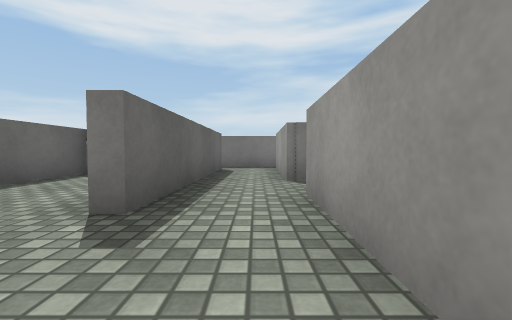
[1] (above)

24 first-person views from a walk through a Unity game level. The camera is 0.51 m above the floor, tilts 2° down and sees 90° across. The floor is counted in squares, 1 m on a side. Each view is taken from the middle of a square. On the plan, view 1 faces up. The plan holds only what a view shows up to about 9 squares ahead; the rest is blank. The player is left out. Surface patterns are stand-ins for the level's own textures.

[2]
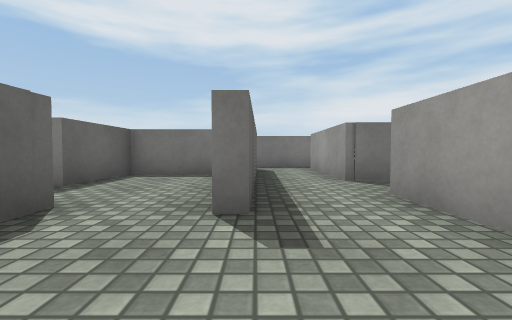

[3]
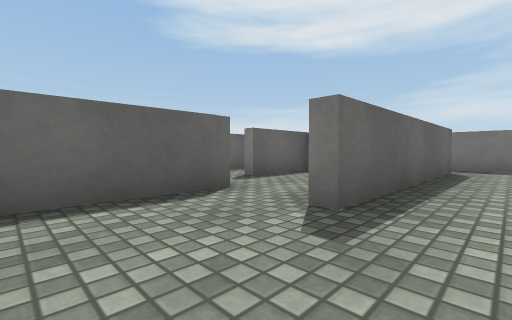

[4]
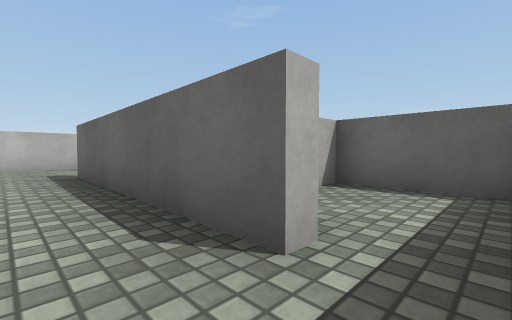

[5]
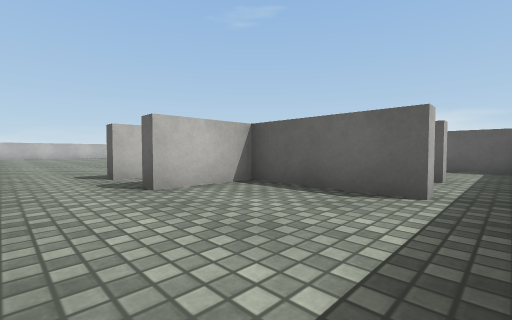

[6]
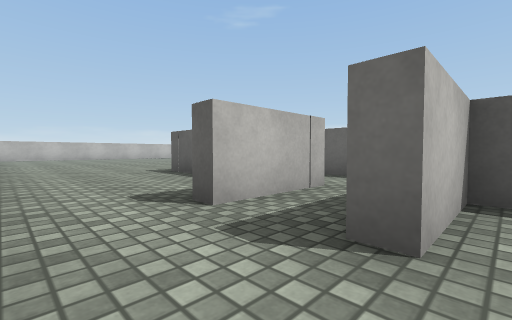

[7]
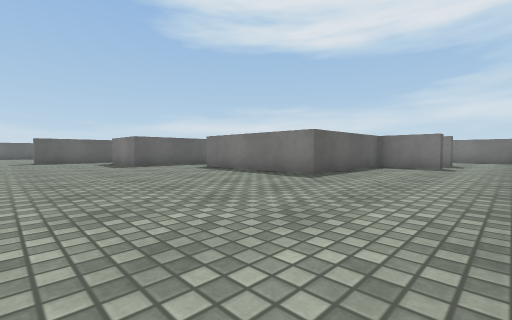

[8]
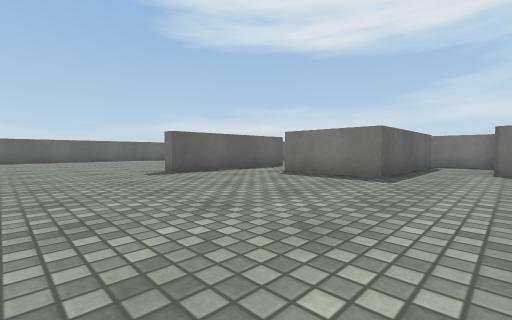

[9]
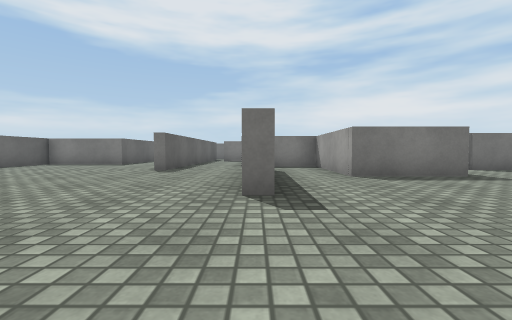

[10]
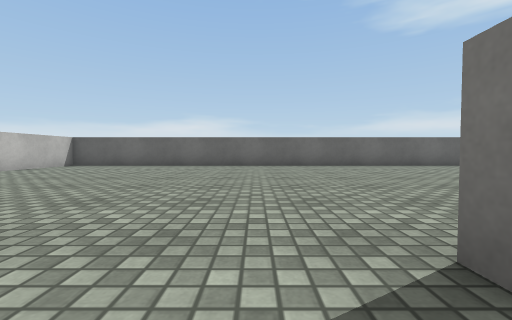

[11]
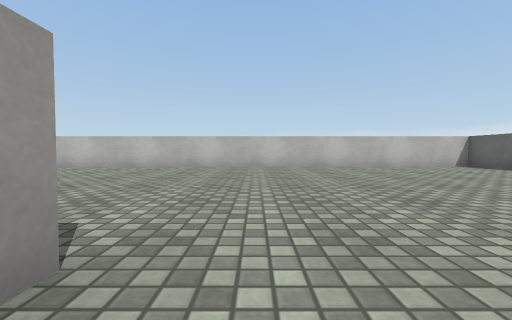

[12]
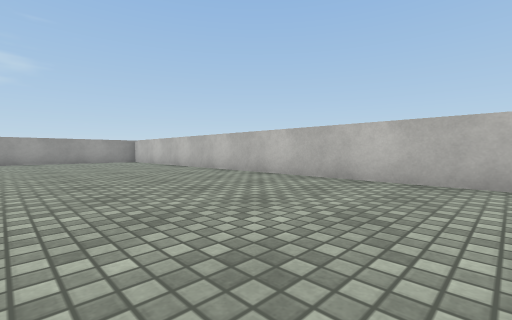

[13]
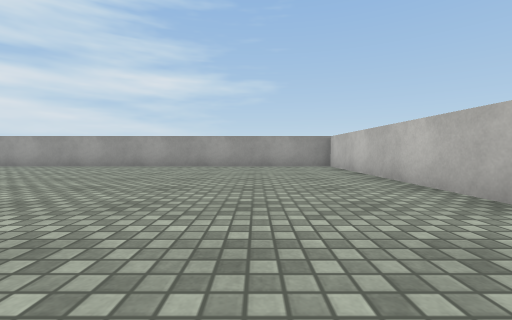

[14]
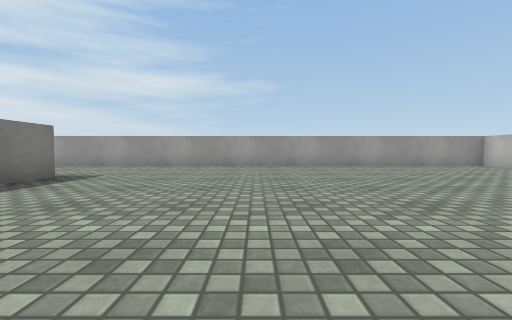

[15]
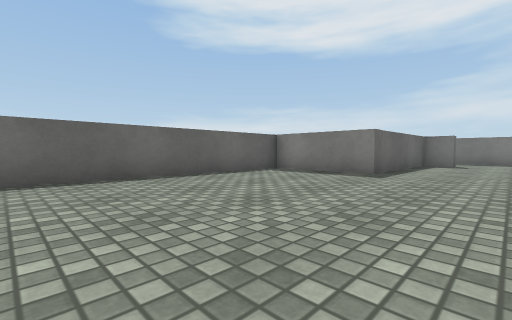

[16]
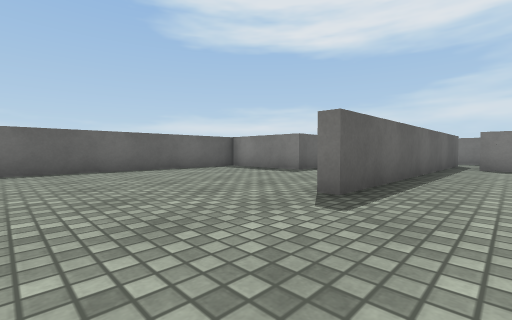

[17]
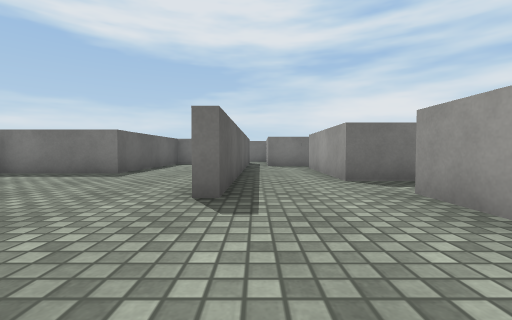

[18]
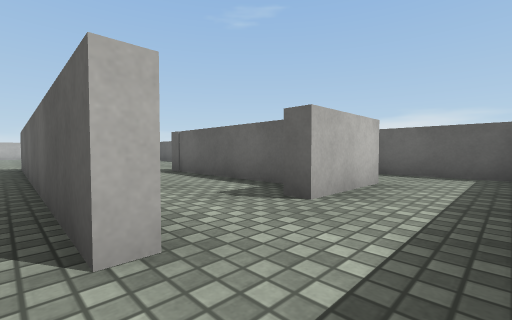

[19]
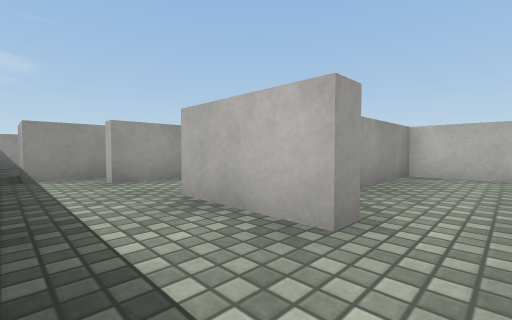

[20]
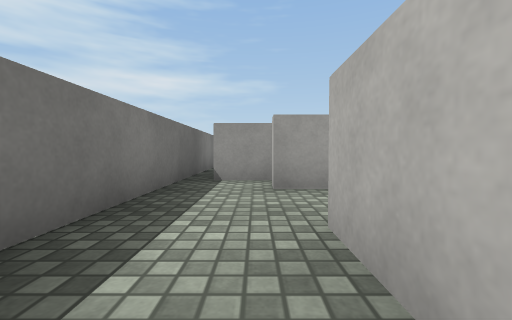

[21]
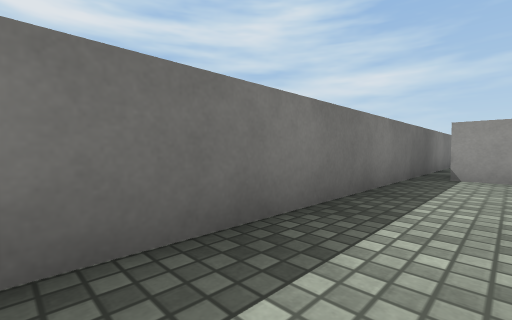

[22]
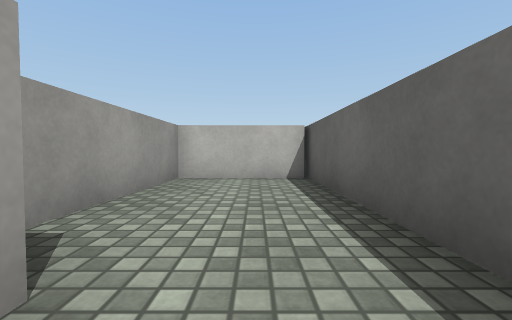

[23]
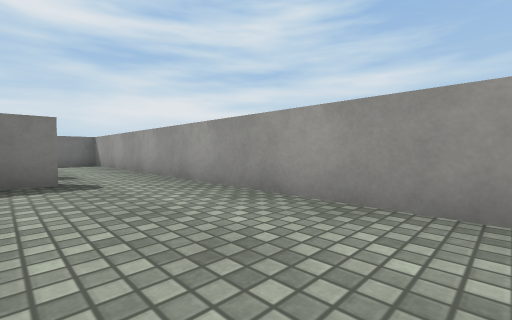

[24]
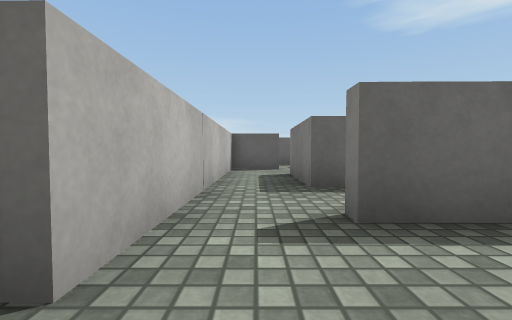

### Floor plan
Ten units are one square. View 1 is at (0, 0); x grows to the right and y downward. Boxes are objects, and circles mark ways between rooms. Rooms are numbered by the first view taken in them; rooms with no view inside come last. Other rooms are left out.
<svg viewBox="-175 -88 224 217">
<path fill="none" stroke="#000" d="M6 -43 7 -73M6 -5 6 -30M-28 -23 -29 1M-16 7 0 7M-14 -72 -10 -72 -11 -20M9 -83 -11 -83M-91 21 -91 9M-87 9 -88 51 -92 51M-47 -14 -47 29 -71 29 -70 -4 -95 -4M-32 -21 -49 -21M26 -30 26 -26 10 -26 9 11 -32 11M-116 -55 -116 -68M-106 -65 -105 -77M-170 -21 -170 124 44 124 44 -83 32 -83M9 -75 8 -47 26 -47 26 -43M-114 -83 -161 -83M-152 -65 -133 -65 -133 -62 -141 -62 -142 -18 -170 -18M-105 -77 -91 -77M-62 -83 -114 -83M-58 -76 -58 -81M-152 -61 -152 -65M-170 -23 -145 -23 -145 -55M-170 -81 -170 -21M-19 -57 -38 -57 -38 -37M-45 -23 -28 -23M-95 -4 -94 -36M-91 -47 -106 -47M-113 -68 -114 13"/>
<circle cx="10" cy="-80" r="3" fill="#2a7"/>
<circle cx="-20" cy="-30" r="3" fill="#2a7"/>
<circle cx="-120" cy="-80" r="3" fill="#2a7"/>
<circle cx="-145" cy="-75" r="3" fill="#2a7"/>
<circle cx="-100" cy="10" r="3" fill="#2a7"/>
<circle cx="-90" cy="0" r="3" fill="#2a7"/>
<text x="0" y="-30">1</text>
<text x="-60" y="50">2</text>
<text x="-90" y="-80">3</text>
<text x="-160" y="-50">4</text>
<text x="-30" y="-40">5</text>
<text x="-100" y="-20">6</text>
</svg>
Room 1 opens to room 2. Room 1 opens to room 5. Room 2 opens to room 3. Room 2 opens to room 4. Room 2 opens to room 6.

Where each view was taken, in squares from view 1:
view 1: 0 up, 0 right, facing up
view 2: 0 up, 1 left, facing up
view 3: 0 up, 0 right, facing up-left
view 4: 8 up, 0 right, facing down-left
view 5: 8 up, 4 right, facing down-left
view 6: 5 up, 4 right, facing down-left
view 7: 6 down, 4 right, facing up-left
view 8: 8 down, 3 left, facing up-left
view 9: 8 down, 9 left, facing up
view 10: 6 down, 8 left, facing left
view 11: 4 down, 10 left, facing down
view 12: 8 down, 8 left, facing down-right
view 13: 10 down, 4 left, facing right
view 14: 5 down, 4 left, facing right
view 15: 4 down, 12 left, facing up-left
view 16: 4 down, 10 left, facing up-left
view 17: 4 down, 11 left, facing up
view 18: 8 up, 11 left, facing down-left
view 19: 8 up, 16 left, facing down-right
view 20: 7 up, 15 left, facing right
view 21: 7 up, 16 left, facing up-right
view 22: 7 up, 16 left, facing down
view 23: 2 down, 2 right, facing up-right
view 24: 3 up, 2 left, facing left
